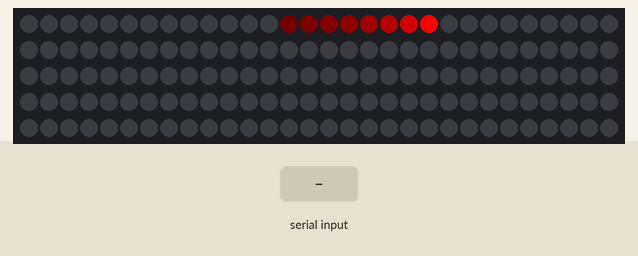
A sketch run on a simulated Arduino Uno, built with avr-gcc and run on an emulated ATmega328P. Parts: 150 RGB LEDs in strip order, left to right, continuing on the next row. Inputs (shaded band) come from the test bench. Dim RGB values are drawn brighter than linear.

Above: at 1.2 s.
1.3 s: "90,45\n" received over Serial
At 1.55 s:
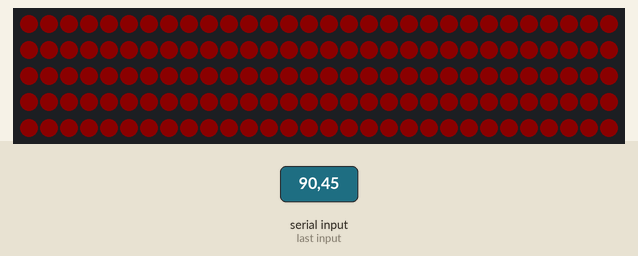
3.5 s: "30,150\n" received over Serial
At 3.69 s:
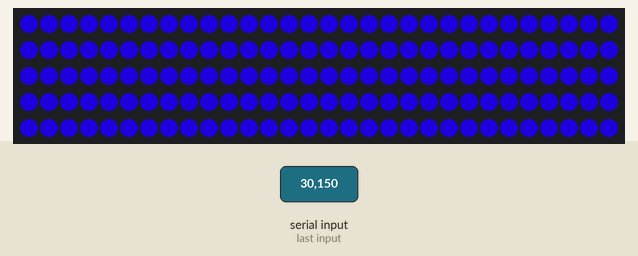
5.5 s: "1\n" received over Serial
At 5.92 s:
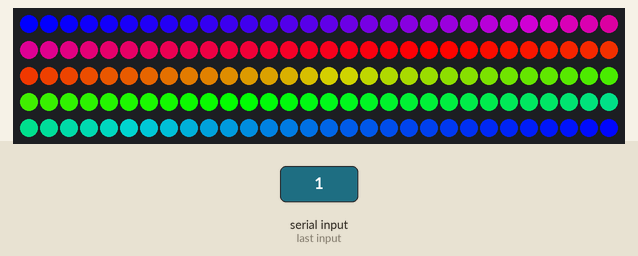
8.2 s: "3\n" received over Serial
At 11.1 s:
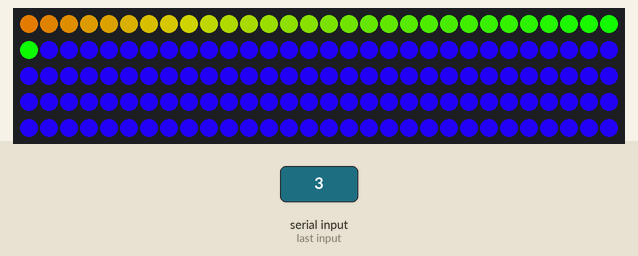

Measured:
- after the input at 1.3 s, the LEDs: change after 0.15 s (image 1)
- after the input at 3.5 s, the LEDs: change after 0.12 s (image 2)
- after the input at 5.5 s, the LEDs: change after 0.26 s (image 3)

The sketch:

Cloud.ino
```cpp
#include <Adafruit_NeoPixel.h>
#include <math.h>

enum  pattern { NONE, RAINBOW_CYCLE, THEATER_CHASE, COLOR_WIPE, SCANNER, FADE, MUSIC };

enum  direction { FORWARD, REVERSE };


class NeoPatterns : public Adafruit_NeoPixel
{

    #define N_PIXELS  150
    #define MIC_PIN   A1
    #define LED_PIN    6
    #define SAMPLE_WINDOW   10
    #define PEAK_HANG 0
    #define PEAK_FALL 1
    #define INPUT_FLOOR 30
    #define INPUT_CEILING 150

    public:

    // Member Variables:
    pattern  ActivePattern;
    direction Direction;

    unsigned long Interval;   // milliseconds between updates
    unsigned long lastUpdate;

    uint32_t Color1, Color2;
    uint16_t TotalSteps;
    uint16_t Index;

    void (*OnComplete)();  // Callback on completion of pattern

    NeoPatterns(uint16_t pixels, uint8_t pin, uint8_t type, void (*callback)())
    :Adafruit_NeoPixel(pixels, pin, type)
    {
        OnComplete = callback;
    }

    // Update the pattern
    void Update()
    {
        if((millis() - lastUpdate) > Interval) // time to update
        {
            lastUpdate = millis();
            switch(ActivePattern)
            {
                case RAINBOW_CYCLE:
                    RainbowCycleUpdate();
                    break;
                case THEATER_CHASE:
                    TheaterChaseUpdate();
                    break;
                case COLOR_WIPE:
                    ColorWipeUpdate();
                    break;
                case SCANNER:
                    ScannerUpdate();
                    break;
                case FADE:
                    FadeUpdate();
                    break;
                case MUSIC:
                    MusicUpdate();
                    break;
                default:
                    break;
            }
        }
    }

    // Increment the Index and reset at the end
    void Increment()
    {
        if (Direction == FORWARD)
        {
           Index++;
           if (Index >= TotalSteps)
            {
                Index = 0;
                if (OnComplete != NULL)
                {
                    OnComplete(); // call the comlpetion callback
                }
            }
        }
        else
        {
            --Index;
            if (Index <= 0)
            {
                Index = TotalSteps-1;
                if (OnComplete != NULL)
                {
                    OnComplete(); // call the comlpetion callback
                }
            }
        }
    }

     void RainbowIncrement()
    {
        if (Direction == FORWARD)
        {
           Index++;
           if (Index >= 255)
            {
                Index = 0;
                if (OnComplete != NULL)
                {
                    OnComplete(); // call the comlpetion callback
                }
            }
        }
    }
    // Reverse pattern direction
    void Reverse()
    {
        if (Direction == FORWARD)
        {
            Direction = REVERSE;
            Index = TotalSteps-1;
        }
        else
        {
            Direction = FORWARD;
            Index = 0;
        }
    }

     void RainbowCycle(uint8_t interval, direction dir = FORWARD)
    {
        ActivePattern = RAINBOW_CYCLE;
        Interval = interval;
        TotalSteps = 255;
        Index = 0;
        Direction = dir;
    }


    void RainbowCycleUpdate()
    {
        for(int i=0; i< numPixels(); i++)
        {
            setPixelColor(i, Wheel(((i * 256 / numPixels()) + Index) & 255));
        }
        show();
        RainbowIncrement();
    }


    void TheaterChase(uint32_t color1, uint32_t color2, uint8_t interval, direction dir = FORWARD)
    {
        ActivePattern = THEATER_CHASE;
        Interval = interval;
        TotalSteps = numPixels();
        Color1 = color1;
        Color2 = color2;
        Index = 0;
        Direction = dir;
   }


    void TheaterChaseUpdate()
    {
        for(int i=0; i< numPixels(); i++)
        {
            if ((i + Index) % 3 == 0)
            {
                setPixelColor(i, Color1);
            }
            else
            {
                setPixelColor(i, Color2);
            }
        }
        show();
        Increment();
    }


    void ColorWipe(uint32_t color, uint8_t interval, direction dir = FORWARD)
    {
        ActivePattern = COLOR_WIPE;
        Interval = interval;
        TotalSteps = numPixels();
        Color1 = color;
        Index = 0;
        Direction = dir;
    }


    void ColorWipeUpdate()
    {
        setPixelColor(Index, Color1);
        show();
        Increment();
    }


    void Scanner(uint32_t color1, uint8_t interval)
    {
        ActivePattern = SCANNER;
        Interval = interval;
        TotalSteps = (numPixels() - 1) * 2;
        Color1 = color1;
        Index = 0;
    }


    void ScannerUpdate()
    {
        for (int i = 0; i < numPixels(); i++)
        {
            if (i == Index)  // Scan Pixel to the right
            {
                 setPixelColor(i, Color1);
            }
            else if (i == TotalSteps - Index) // Scan Pixel to the left
            {
                 setPixelColor(i, Color1);
            }
            else // Fading tail
            {
                 setPixelColor(i, DimColor(getPixelColor(i)));
            }
        }
        show();
        Increment();
    }


    void Fade(uint32_t color1, uint32_t color2, uint16_t steps, uint8_t interval, direction dir = FORWARD)
    {
        ActivePattern = FADE;
        Interval = interval;
        TotalSteps = steps;
        Color1 = color1;
        Color2 = color2;
        Index = 0;
        Direction = dir;
    }

    void FadeUpdate()
    {
        // Calculate linear interpolation between Color1 and Color2
        // Optimise order of operations to minimize truncation error
        uint8_t red = ((Red(Color1) * (TotalSteps - Index)) + (Red(Color2) * Index)) / TotalSteps;
        uint8_t green = ((Green(Color1) * (TotalSteps - Index)) + (Green(Color2) * Index)) / TotalSteps;
        uint8_t blue = ((Blue(Color1) * (TotalSteps - Index)) + (Blue(Color2) * Index)) / TotalSteps;

        ColorSet(Color(red, green, blue));
        show();
        Increment();
    }


    uint32_t DimColor(uint32_t color)
    {
        uint32_t dimColor = Color(Red(color) >> 1, Green(color) >> 1, Blue(color) >> 1);
        return dimColor;
    }


    void ColorSet(uint32_t color)
    {
        for (int i = 0; i < numPixels(); i++)
        {
            setPixelColor(i, color);
        }
        show();
    }

    //Red component
    uint8_t Red(uint32_t color)
    {
        return (color >> 16) & 0xFF;
    }

    //Green component
    uint8_t Green(uint32_t color)
    {
        return (color >> 8) & 0xFF;
    }

    // Blue component
    uint8_t Blue(uint32_t color)
    {
        return color & 0xFF;
    }

void Music(){
        ActivePattern = MUSIC;

        Index = 0;
}

void MusicUpdate(){

  byte peak = 16;
  unsigned int sample;

  byte dotCount = 0;
  byte dotHangCount = 0;

  unsigned long startMillis= millis();
  float peakToPeak = 0;

  unsigned int signalMax = 0;
  unsigned int signalMin = 1023;
  unsigned int c, y;

  while (millis() - startMillis < SAMPLE_WINDOW)
  {
    sample = analogRead(MIC_PIN);
    if (sample < 1024)
    {
      if (sample > signalMax)
      {
        signalMax = sample;  // max levels
      }
      else if (sample < signalMin)
      {
        signalMin = sample;  // min levels
      }
    }
  }
  peakToPeak = signalMax - signalMin;  // max - min = peak-peak amplitude

  c = fscale(INPUT_FLOOR, INPUT_CEILING, 0, 250, peakToPeak, 2);

  for (int i=0; i<=numPixels()-1; i++){
    setPixelColor(i,Wheel(map(c,INPUT_FLOOR,INPUT_CEILING,120,250)));
  }

  show();
  Increment();

}

void drawLine(uint8_t from, uint8_t to, uint32_t c) {
  uint8_t fromTemp;
  if (from > to) {
    fromTemp = from;
    from = to;
    to = fromTemp;
  }
  for(int i=from; i<=to; i++){
    setPixelColor(i, c);
  }
}


float fscale( float originalMin, float originalMax, float newBegin, float newEnd, float inputValue, float curve){

  float OriginalRange = 0;
  float NewRange = 0;
  float zeroRefCurVal = 0;
  float normalizedCurVal = 0;
  float rangedValue = 0;
  boolean invFlag = 0;


  // condition curve parameter
  // limit range

  if (curve > 10) curve = 10;
  if (curve < -10) curve = -10;

  curve = (curve * -.1) ; // - invert and scale - this seems more intuitive - postive numbers give more weight to high end on output
  curve = pow(10, curve); // convert linear scale into lograthimic exponent for other pow function

  // Check for out of range inputValues
  if (inputValue < originalMin) {
    inputValue = originalMin;
  }
  if (inputValue > originalMax) {
    inputValue = originalMax;
  }

  // Zero Refference the values
  OriginalRange = originalMax - originalMin;

  if (newEnd > newBegin){
    NewRange = newEnd - newBegin;
  }
  else
  {
    NewRange = newBegin - newEnd;
    invFlag = 1;
  }

  zeroRefCurVal = inputValue - originalMin;
  normalizedCurVal  =  zeroRefCurVal / OriginalRange;   // normalize to 0 - 1 float

  if (originalMin > originalMax ) {
    return 0;
  }

  if (invFlag == 0){
    rangedValue =  (pow(normalizedCurVal, curve) * NewRange) + newBegin;

  }
  else
  {
    rangedValue =  newBegin - (pow(normalizedCurVal, curve) * NewRange);
  }

  return rangedValue;
}


    // Input a value 0 to 255 to get a color value.
    // The colours are a transition r - g - b - back to r.
    uint32_t Wheel(byte WheelPos)
    {
        WheelPos = 255 - WheelPos;
        if(WheelPos < 85)
        {
            return Color(255 - WheelPos * 3, 0, WheelPos * 3);
        }
        else if(WheelPos < 170)
        {
            WheelPos -= 85;
            return Color(0, WheelPos * 3, 255 - WheelPos * 3);
        }
        else
        {
            WheelPos -= 170;
            return Color(WheelPos * 3, 255 - WheelPos * 3, 0);
        }
    }
};

void StickComplete();

NeoPatterns Stick(150, 6, NEO_GRB + NEO_KHZ800, &StickComplete);

// Initialize everything and prepare to start
void setup()
{
  //analogReference(EXTERNAL);
  Serial.begin(9600);
  Stick.begin();

    //Default pattern after power loss
    Stick.Scanner(Stick.Color(255,0,0), 55);
}

// Main loop
void loop()
{

    if(Serial.available()){
      int mode = (Serial.read()-'0');
      switch(mode){
        case 1:
              Stick.Interval=20;
              Stick.ActivePattern= RAINBOW_CYCLE;
              break;
        case 2:
              Stick.Interval=55;
              Stick.ActivePattern= THEATER_CHASE;
              break;
        case 3:
              Stick.Color1 = Stick.Wheel(180);
              Stick.ActivePattern= COLOR_WIPE;
              break; // Probably going to have to use these cases to also update color variable
        case 4:
              Stick.Interval=55;
              Stick.ActivePattern= SCANNER;
              break;
        case 5:
              Stick.Interval=30;
              Stick.ActivePattern= FADE;
              break;
        case 6:
              Stick.ActivePattern= NONE;
              break;
        case 7:
              Stick.ActivePattern=MUSIC;
              break;

      }
    }

  Stick.Update();
}

// Stick Completion Callback
void StickComplete()
{

}
```
